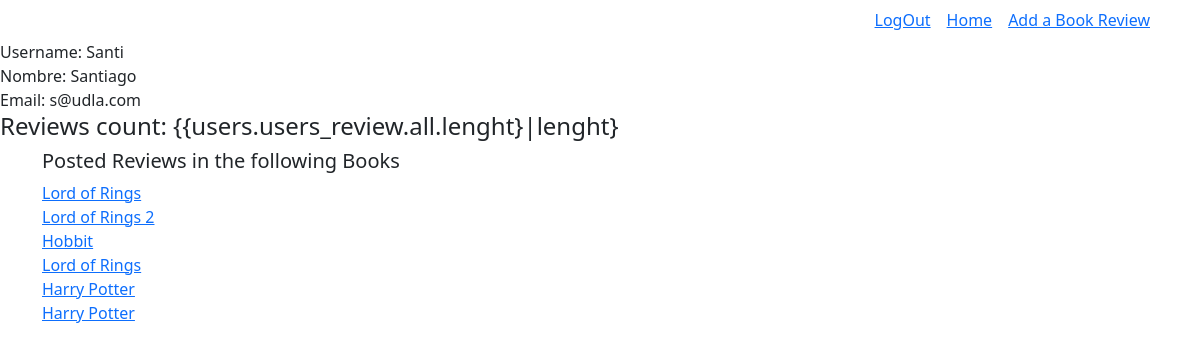
Page /user/2 (signed in) on the committed database.
### bookApp/models.py (models this page shows)
class User(models.Model):
    name=models.CharField(max_length=40)
    username=models.CharField(max_length=40)
    email=models.EmailField()
    password=models.CharField(max_length=40)
    createdAt=models.DateTimeField(auto_now_add=True)
    updatedAt=models.DateTimeField(auto_now=True)
    objects = UserManager()

class Review(models.Model):
    reviewDesc=models.TextField()
    rating=models.IntegerField()
    userReview=models.ForeignKey(User,related_name="users_review", on_delete=models.CASCADE)
    bookReview=models.ForeignKey(Book,related_name="book_reviews",on_delete=models.CASCADE)
    createdAt=models.DateTimeField(auto_now_add=True)
    updatedAt=models.DateTimeField(auto_now=True)
    objects=ReviewManager()

class Book(models.Model):
    bookName=models.CharField(max_length=45)
    createdAt=models.DateTimeField(auto_now_add=True)
    updatedAt=models.DateTimeField(auto_now=True)
    objects=BookManager()

### bookApp/views.py (the view)
# urls.py: path('user/<int:userId>',views.userIndex),
def userIndex(request, userId):
    if 'logged_user' not in request.session:
        messages.error(request, "Please Register or Log In")
        return redirect("/")
    context={
        'users': User.objects.get(id=userId),
    }
    return render(request,'userReview.html',context)

### bookApp/templates/userReview.html (shortened to what this page needs)
<!DOCTYPE html>
<html lang="en">
<head>
     <link href="https://cdn.jsdelivr.net/npm/bootstrap@5.0.2/dist/css/bootstrap.min.css" rel="stylesheet">
     {% load static %}
     <link rel="stylesheet" href="{% static 'css/styleLogin.css' %}">
</head>
<body>
    <div class="container">
        <div class="d-flex justify-content-end">
            <div class="p-2"><a href="/logout">LogOut</a></div>
            <div class="p-2"><a href="/user">Home</a></div>
            <div class="ml-auto p-2"><a href="/book/addBook">Add a Book Review</a></div>
        </div>
    </div>
            <div class="d-flex flex-column">
                Username: {{users.username}}
            </div>
            <div class="d-flex flex-column">
                Nombre: {{users.name}}
            </div>
            <div class="d-flex flex-column">
                Email: {{users.email}}
            </div>
            <div class="d-flex flex-column">
                <h4>Reviews count: {{users.users_review.all.lenght}|lenght}</h4>
            </div>
    <div class="container">
        <h5>Posted Reviews in the following Books</h5>
        <div class="d-flex flex-column">
            {% for review in users.users_review.all %}
            <a href="/book/{{review.bookReview.id}}">{{review.bookReview.bookName}}</a>
            {% endfor %}
        </div>
    </div>
</body>
</html>

### rows in the picture
User: username "Santi", name "Santiago", email "s@udla.com"
Review: bookReview.bookName "Lord of Rings"
Review: bookReview.bookName "Lord of Rings 2"
Review: bookReview.bookName "Hobbit"
Review: bookReview.bookName "Lord of Rings"
Review: bookReview.bookName "Harry Potter"
Review: bookReview.bookName "Harry Potter"
